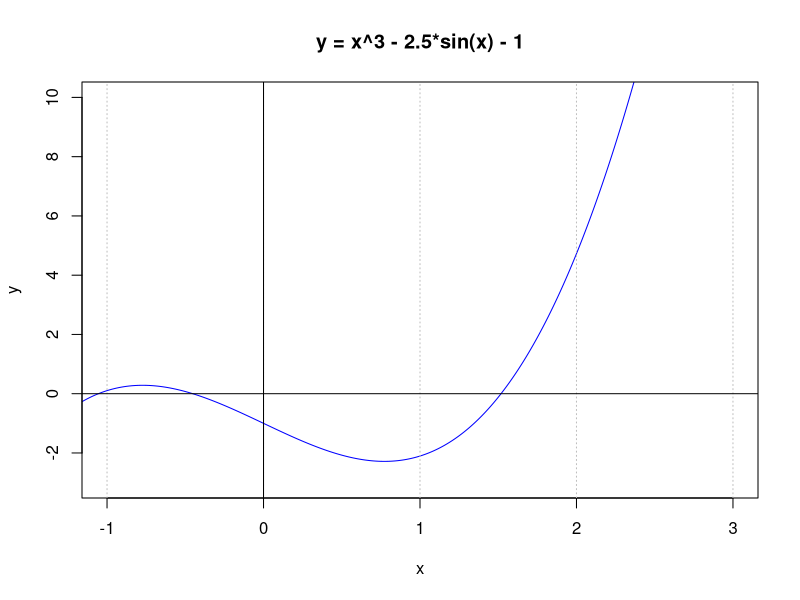

Here is the R script that generated this plot:
## newton method with absolute error
newton <- function(f, x0, num = 20, eps = 1e-05) {      # x0 = starting value
  h <- 0.001
  i <- 1
  x1 <- x0
  p <- numeric(num)                                     # array to save all new x1
  while (i <= num) {
    df.dx <- (f(x0+h)-f(x0)) / h
    x1 <- (x0 - (f(x0)/df.dx))
    p[i] <- x1
    i <- i + 1
    if (abs(x1-x0) < eps)                               # compare absolute error
      break
    x0 <- x1
  }
  print(i-1)
  return(p[1:(i-1)])
}

f <- function(x) { x^3 - 2.5*sin(x) - 1 }

x <- seq(-10, 10, length.out = 10000)
y <- f(x)
plot(x, y, xlim = c(-1, 3), ylim = c(-3, 10), type = "l", col = "Blue", 
     main = "y = x^3 - 2.5*sin(x) - 1")
abline(v = -1:5, col = "Gray", lty = 3)
abline(v = 0, lty = 1)
abline(h = 0, lty = 1)

p <- newton(f, 1)
x <- p[length(p)-1]

x
f(x)